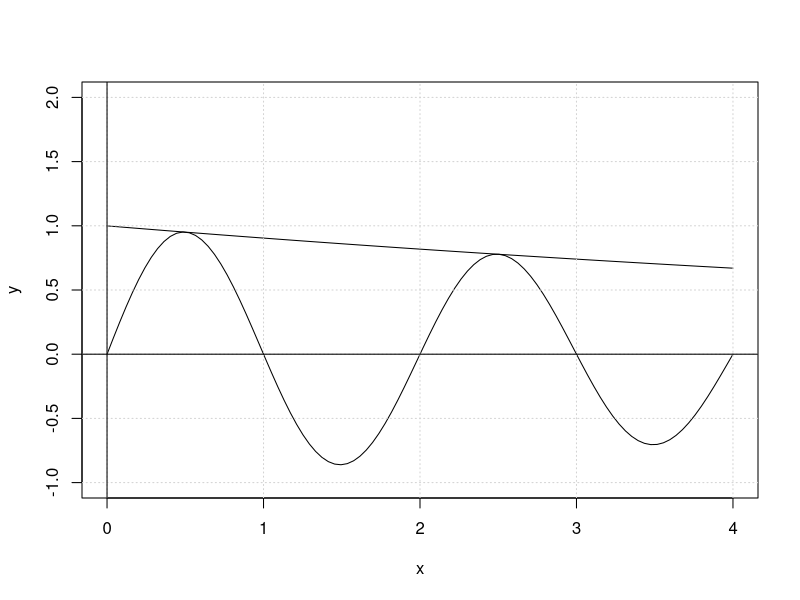

R code for this plot:
func = function(x){exp(-0.1*x)*sin(pi * x)}

func2 = function(x){0.999494 * 0.904837^x}

x = seq(0, 4, length=100)

y = sapply(x, FUN=func)
y2 = sapply(x, FUN=func2)

plot(x, y, type='l', ylim = c(-1, 2))
lines(x, y2)
grid()
abline(h = 0)
abline(v = 0)
